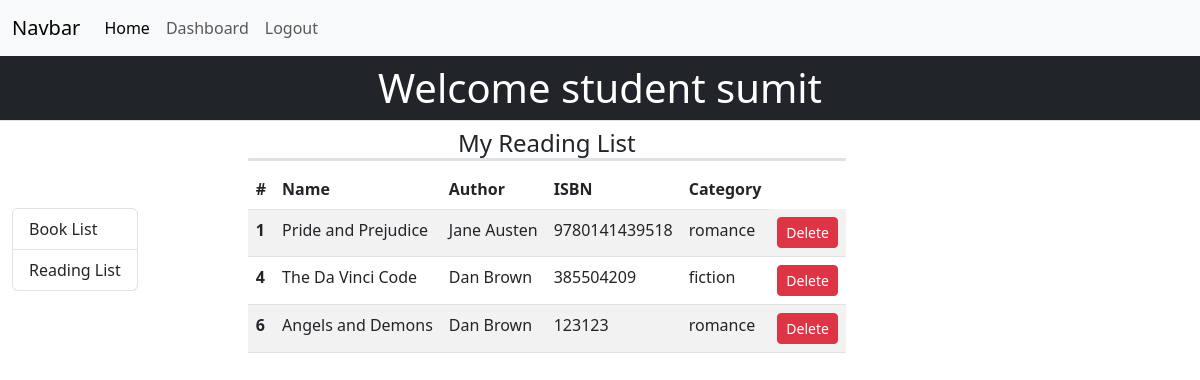
/reading-book-list (signed in), run on the app's committed database.
### lms_site/models.py (models this page shows)
class LMS_USERS(AbstractUser):
    USER_STATUS = [
        ('admin', 'Admin'),
        ('librarian', 'Librarian'),
        ('student', 'Student'),
    ]
    status = models.CharField(
        max_length=20, choices=USER_STATUS, default='student')

class Books(models.Model):
    BOOK_CATEGORIES = [
        ("education", "Education"),
        ("history", "History"),
        ("fiction", "Fiction"),
        ("non-fiction", "Non-Fiction"),
        ("romance", "Romance"),
        ("suspense", "Suspense"),
        ("self-help", "Self-Help"),
    ]
    book_name = models.CharField(max_length=255)
    book_author = models.CharField(max_length=255)
    book_isbn = models.IntegerField()
    book_category = models.CharField(
        max_length=20, default=None, choices=BOOK_CATEGORIES)

### lms_site/views.py (the view)
# urls.py: path("reading-book-list", views.reading_book_list, name="reading_book_list"),
@login_required
@user_passes_test(is_student)
def reading_book_list(request):
    user = request.user
    reading_list_items = models.Reading_list.objects.filter(user=user)
    book_list = [item.book for item in reading_list_items]
    return render(request, 'lms_site/student-reading-list.html', locals())

### lms_site/views.py (called while the page is built)
def is_student(user):
    if user.status == "student":
        return True

### lms_site/templates/lms_site/student-reading-list.html (shortened to what this page needs)
{% extends 'lms_site/student_dashboard.html' %}
{% block main %}
<div class="container-fluid">
  <h4 class="text-center border-bottom border-3">My Reading List</h4>
  <table class="table table-striped">
    <thead>
      <tr>
        <th scope="col">#</th>
        <th scope="col">Name</th>
        <th scope="col">Author</th>
        <th scope="col">ISBN</th>
        <th scope="col">Category</th>
      </tr>
    </thead>
    <tbody>
      {% for book in book_list %}
      <tr>
        <th scope="row">{{ book.id }}</th>
        <td>{{ book.book_name }}</td>
        <td>{{ book.book_author}}</td>
        <td>{{ book.book_isbn }}</td>
        <td>{{ book.book_category }}</td>
        <td>
          <form class="d-inline" action="{% url 'librarian_book_delete' book.id %}" method="post">
            <input type="submit" value="Delete" class="btn btn-danger btn-sm">
          </form>
        </td>
      </tr>
      {% endfor %}
    </tbody>
  </table>
</div>
{% endblock main %}

### lms_site/templates/lms_site/student_dashboard.html (shortened to what this page needs)
{% extends 'lms_site/base.html' %}
{% block content %}
  {% if user.is_authenticated %}
   <h1 class="text-center border-bottom p-2 bg-dark text-white">Welcome {{ user.status }} {{ user.username }}</h1>
    <div class="container-fluid">
      <div class="row">
        <div class="d-flex flex-row align-items-center">
          <aside>
            <div class="list-group">
              <a href="{% url 'student_book_list' %}" class="list-group-item list-group-item-action" aria-current="true">
                Book List
              </a>
              <a href="{% url 'reading_book_list' %}" class="list-group-item list-group-item-action" aria-current="true">
                Reading List
              </a>
            </div>
          </aside>
          <main class="offset-1">
            {% block main %}{% endblock main %}
          </main>
        </div>
      </div>
    </div>
  {% else %}
    Welcome to Homepage
  {% endif %}
{% endblock content %}

### data on the page
LMS_USERS: status "student", username "sumit"
Books: id "1", book_name "Pride and Prejudice", book_author "Jane Austen", book_isbn "9780141439518", book_category "romance"
Books: id "4", book_name "The Da Vinci Code", book_author "Dan Brown", book_isbn "385504209", book_category "fiction"
Books: id "6", book_name "Angels and Demons", book_author "Dan Brown", book_isbn "123123", book_category "romance"
